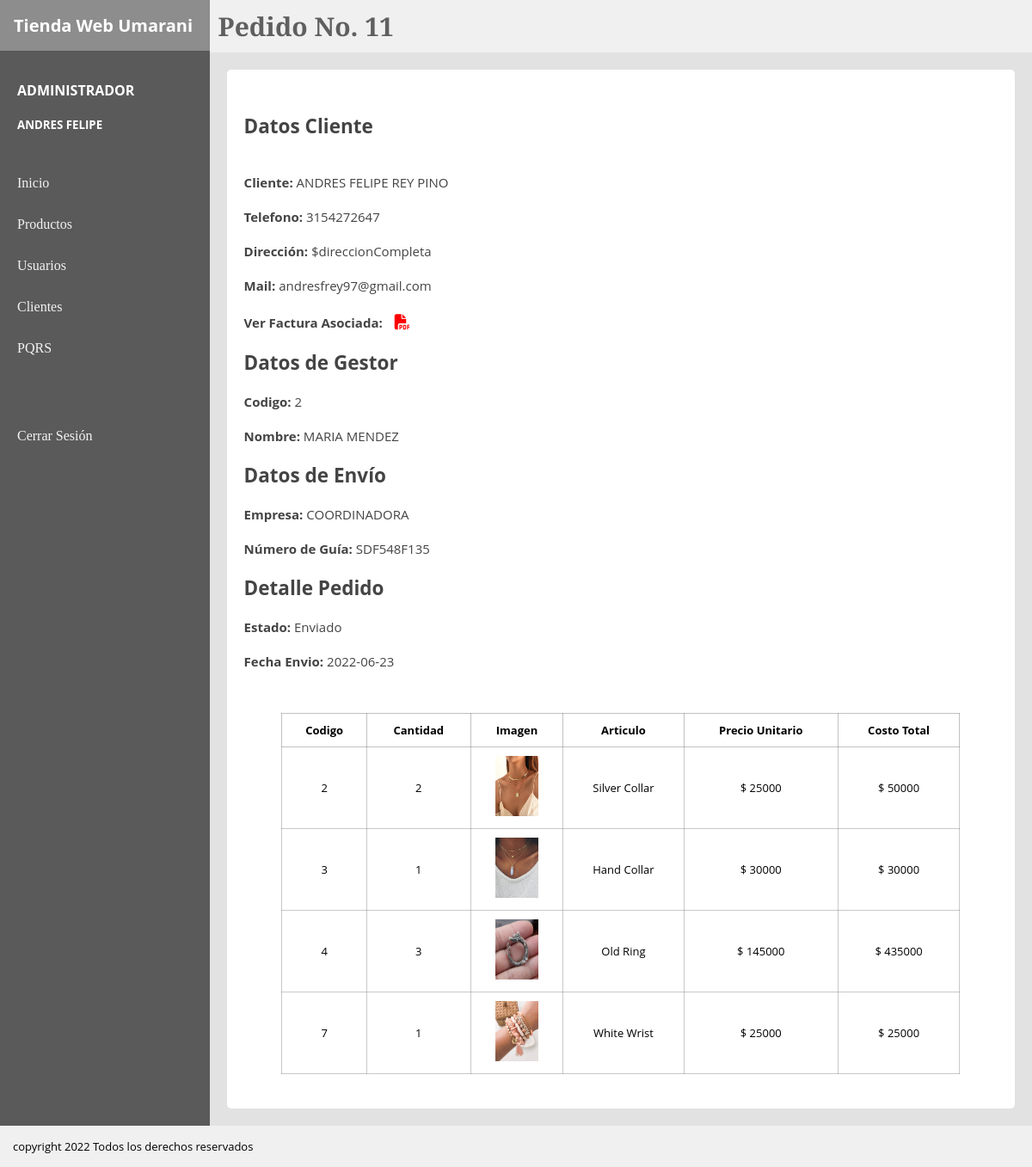
Page /Controller/mostrarDetallePedido.php?vis=11 (signed in) on the committed database.
### tables this page shows
CREATE TABLE `factura` (
  `facturaId` int(11) NOT NULL AUTO_INCREMENT,
  `facturaFecha` date NOT NULL,
  `facturaCostoTotal` int(11) NOT NULL,
  `facturaClienteDoc` varchar(50) NOT NULL,
  `factura_tipoPagoId` int(11) NOT NULL,
  `facturaClienteId` int(11) NOT NULL,
  `facturaClienteDireccion` varchar(250) NOT NULL,
  `facturaImpuestoId` int(11) NOT NULL,
  PRIMARY KEY (`facturaId`),
  KEY `fk_facturaClienteDoc` (`facturaClienteId`),
  KEY `fk_factura_tipoPagoId` (`factura_tipoPagoId`),
  KEY `impuestoId` (`facturaImpuestoId`),
  CONSTRAINT `fk_facturaClienteDoc` FOREIGN KEY (`facturaClienteId`) REFERENCES `cliente` (`clienteId`),
  CONSTRAINT `fk_factura_tipoPagoId` FOREIGN KEY (`factura_tipoPagoId`) REFERENCES `tipopago` (`tipoPagoId`)
);

CREATE TABLE `cliente` (
  `clienteId` int(11) NOT NULL AUTO_INCREMENT,
  `clienteNombre` varchar(50) NOT NULL,
  `clienteApellido` varchar(50) NOT NULL,
  `clienteTelefono` varchar(10) NOT NULL,
  `clienteEmail` varchar(150) NOT NULL,
  `clienteContraseña` varchar(10) NOT NULL,
  PRIMARY KEY (`clienteId`)
);

CREATE TABLE `despacho` (
  `despachoId` varchar(250) NOT NULL,
  `despachoempresaId` int(11) NOT NULL,
  `despachoPedidoId` int(11) NOT NULL,
  `despachoUsuarioId` int(11) NOT NULL,
  `despachoFecha` date NOT NULL,
  PRIMARY KEY (`despachoId`),
  KEY `despachoempresaId` (`despachoempresaId`),
  KEY `despachoPedidoId` (`despachoPedidoId`),
  KEY `despachoUsuarioId` (`despachoUsuarioId`),
  CONSTRAINT `despacho_ibfk_1` FOREIGN KEY (`despachoempresaId`) REFERENCES `empresaenvio` (`empresaId`),
  CONSTRAINT `despacho_ibfk_2` FOREIGN KEY (`despachoPedidoId`) REFERENCES `pedido` (`pedidoId`),
  CONSTRAINT `despacho_ibfk_3` FOREIGN KEY (`despachoUsuarioId`) REFERENCES `usuariotienda` (`usuarioId`)
);

CREATE TABLE `usuariotienda` (
  `usuarioId` int(11) NOT NULL AUTO_INCREMENT,
  `usuarioNombre` varchar(50) NOT NULL,
  `usuarioApellido` varchar(50) NOT NULL,
  `usuarioDoc` varchar(12) NOT NULL,
  `usuarioRolId` int(11) NOT NULL,
  `usuarioContraseña` varchar(10) NOT NULL,
  `usuarioEstado` varchar(12) NOT NULL,
  PRIMARY KEY (`usuarioId`),
  UNIQUE KEY `UQ_usuarioDoc` (`usuarioDoc`),
  KEY `fk_usuarioRolId` (`usuarioRolId`),
  CONSTRAINT `fk_usuarioRolId` FOREIGN KEY (`usuarioRolId`) REFERENCES `rol` (`rolId`)
);

CREATE TABLE `empresaenvio` (
  `empresaId` int(11) NOT NULL AUTO_INCREMENT,
  `empresaNombre` varchar(200) NOT NULL,
  PRIMARY KEY (`empresaId`)
);

CREATE TABLE `pedido` (
  `pedidoId` int(11) NOT NULL,
  `pedidoFechaInicio` date NOT NULL,
  `pedidoFechaFin` date DEFAULT NULL,
  `pedidoEstado` varchar(20) NOT NULL DEFAULT 'Pendiente',
  `pedidoClienteId` int(11) NOT NULL,
  `pedidoUsuarioId` int(11) DEFAULT NULL,
  `pedidoFacturaId` int(11) NOT NULL,
  `pedidoCostoTotal` int(11) NOT NULL,
  `pedidoDireccionId` bigint(20) NOT NULL,
  PRIMARY KEY (`pedidoId`),
  KEY `fk_pedidoFacturaId` (`pedidoFacturaId`),
  KEY `fk_ordenClienteId` (`pedidoClienteId`),
  KEY `fk_pedidoUsuarioId` (`pedidoUsuarioId`),
  KEY `direccionpedido` (`pedidoDireccionId`),
  CONSTRAINT `fk_ordenClienteId` FOREIGN KEY (`pedidoClienteId`) REFERENCES `cliente` (`clienteId`),
  CONSTRAINT `fk_pedidoFacturaId` FOREIGN KEY (`pedidoFacturaId`) REFERENCES `factura` (`facturaId`),
  CONSTRAINT `fk_pedidoUsuarioId` FOREIGN KEY (`pedidoUsuarioId`) REFERENCES `usuariotienda` (`usuarioId`)
);

CREATE TABLE `productoporpedido` (
  `prodPed_artId` int(11) NOT NULL,
  `prodPed_pedidoId` int(11) NOT NULL,
  `prodPedCant` int(11) NOT NULL,
  `prodPedValorArt` int(11) NOT NULL,
  KEY `fk_prodPed_artId` (`prodPed_artId`),
  KEY `fk_prodPed_pedidoId` (`prodPed_pedidoId`),
  CONSTRAINT `fk_prodPed_artId` FOREIGN KEY (`prodPed_artId`) REFERENCES `articulo` (`artId`),
  CONSTRAINT `fk_prodPed_pedidoId` FOREIGN KEY (`prodPed_pedidoId`) REFERENCES `pedido` (`pedidoId`)
);

CREATE TABLE `articulo` (
  `artId` int(11) NOT NULL AUTO_INCREMENT,
  `artNombre` varchar(150) NOT NULL,
  `artPrecio` int(11) NOT NULL,
  `artCantidad` int(11) NOT NULL,
  `artVista` varchar(250) NOT NULL,
  `artEstado` varchar(15) NOT NULL,
  `artCategoriaId` int(11) NOT NULL,
  PRIMARY KEY (`artId`),
  KEY `fk_artCategoriaId` (`artCategoriaId`),
  CONSTRAINT `fk_artCategoriaId` FOREIGN KEY (`artCategoriaId`) REFERENCES `categoria` (`categoriaId`)
);

### View/VerDetallePedido.php (the view, shortened to what this page needs)
<?php
    require_once('../Controller/mostrarDetallePedido.php');
?>
<!DOCTYPE html>
<html lang="en">
<head>
</head>
<body>
<link rel="stylesheet" href="../CSS/productosEstilos.css">
    <div class="padre">
        <div class="board">
            <div class="titulo">
                <h1>Tienda Web Umarani</h1>
            </div>
            <div class="usuario">
                <h4><?php echo "$_SESSION[rol] "; ?></h4>
                <h5><?php echo "$_SESSION[nombre] $_SESSION[apellido] "; ?></h5>
            </div>
            <nav class="secciones">
                <a href="#">Inicio</a>
                <a href="../View/Productos.php">Productos</a>
                <a href="../View/Usuarios.php">Usuarios</a>
                <a href="../View/adminClientes.php">Clientes</a>
                <a href="../View/PQRS.php">PQRS</a> <br><br><br>
                <a href="../Controller/cerrarSesion.php">Cerrar Sesión</a>
            </nav>
        </div>
        <div class="content">
        <header class="header">
            <h1>Pedido No. <?php echo "$id" ?></h1>
        </header>
        <section class="section">
            <div class="container">
                <div class="filtros" >
                        <h1>Datos Cliente</h1><br><br>
                        <p><b>Cliente: </b>  <?php echo "$nombre $apellido" ?></p><br>
                        <p><b>Telefono: </b>   <?php echo "$telefono" ?>   </p><br>
                        <p><b>Dirección: </b>  <?php echo "$direccion" ?> </p><br>
                        <p><b>Mail: </b>  andresfrey97@gmail.com </p><br>
                        <p> <b> Ver Factura Asociada: </b><a class="cancel" href="../Controller/ImprimirFactura.php?factId=<?php echo "$id" ?>"> <i class="fas fa-file-pdf"></i></a><br> </p><br>
                      <?php  if(isset($cGuia)) {   ?>
                        <h1>Datos de Gestor</h1> <br>
                        <p><b>Codigo:</b> <?php echo "$uCodigo" ?> </p><br>
                        <p><b>Nombre:</b> <?php echo "$uNombre $uApellido" ?></p><br>
                        <h1>Datos de Envío</h1> <br>
                        <p><b>Empresa:</b> <?php echo "$eLogistica" ?></p><br>
                        <p><b>Número de Guía:</b> <?php echo "$cGuia" ?></p><br>
                        <?php    }   ?>
                        <h1>Detalle Pedido</h1><br>
                        <p><b>Estado:</b> <?php if(isset($pedEstado)) {echo "$pedEstado"; } else {echo"Pendiente";} ?> </p><br>
                        <p><b>Fecha Envio:</b> <?php if(isset($estadoFecha)) {echo "$estadoFecha"; } else {echo"";} ?> </p><br>
                </div>
                <table>
                    <tr>
                        <th>Codigo</th>
                        <th>Cantidad</th>
                        <th>Imagen</th>
                        <th>Articulo</th>
                        <th>Precio Unitario</th>
                        <th>Costo Total</th>
                    </tr>
                     <?php
                        while($detPed = mysqli_fetch_array($detallePedido)){
                     ?>
                    <tr class="información" >
                        <td> <?php echo $detPed['artId']   ?></td>
                        <td> <?php echo $detPed['prodPedCant']   ?> </td>
                        <td> <img src="<?php echo $detPed['artVista']   ?>" alt=""> </td>
                        <td> <?php echo $detPed['artNombre']   ?></td>
                        <td> <?php echo "$ " . $detPed['artPrecio']   ?></td>
                        <td> <?php echo "$ " . $detPed['artPrecio'] * $detPed['prodPedCant']  ?></td>
                        <?php
                        }
                     ?>
                </table>
            </div>
        </section>
        </div>
    </div>
    <footer class="footer">
        <p>copyright 2022 Todos los derechos reservados</p>
    </footer>
</body>
</html>

### CSS/productosEstilos.css (style rules this page uses)
* { padding: 0px; margin: 0px; }
.padre { display: flex; }
.board { background: #5a5a5a; flex: 1 1 auto; height: auto; }
.titulo { background: #8d8d8d; padding: 10px; }
.titulo h1 { font-family: 'Open Sans', sans-serif; font-size: 20px; padding: 6px; color:rgb(255, 255, 255); }
.usuario { padding: 10px; margin-top: 15px; }
.usuario h4 { color: rgb(255, 255, 255); font-family: 'Open Sans', sans-serif; padding: 10px; }
.usuario h5 { color: rgb(255, 255, 255); font-family: 'Open Sans', sans-serif; padding: 10px; }
.secciones { padding: 10px; }
.secciones a { display: block; padding: 10px; color: rgb(243, 243, 243); text-decoration: none; margin-top: 10px; font-family: 'Bitter', serif; transition: 0.3s ease-in-out; }
.content { flex: 100 1 auto; }
.header { background: #f0f0f0; }
.header h1 { font-family: 'Bitter', serif; font-size: 30px; padding: 10px; color: rgb(95, 95, 95); }
.section { background: #e2e2e2; padding: 20px; min-height: 720px; }
.container { padding: 20px; border-radius: 5px; background: #ffffff; }
table { margin-left: auto; margin-right: auto; border: 1px solid rgba(95, 95, 95, 0.384); border-collapse: collapse; width: 90%; font-family: 'Open Sans', sans-serif; font-size: 13px; }
th { border: 1px solid rgba(95, 95, 95, 0.384); text-align: center; padding: 10px; }
td { border: 0.5px solid rgba(95, 95, 95, 0.336); padding: 10px; text-align: center; }
td img { width: 50px; height: 70px; }
.cancel { color: rgb(255, 0, 0); font-size: 18px; padding: 10px; }
.filtros { margin: 30px 0px; font-family: 'Open Sans', sans-serif; font-size: 15px; color: #444444; }
.footer { background: #f0f0f0; padding: 15px; font-family: 'Open Sans', sans-serif; font-size: 13px; }

### rows in the picture
factura: facturaClienteId.clienteNombre "ANDRES FELIPE", facturaClienteId.clienteApellido "REY PINO", facturaClienteId.clienteTelefono "3154272647", facturaClienteDireccion "$direccionCompleta"
despacho: despachoUsuarioId.usuarioId "2", despachoUsuarioId.usuarioNombre "MARIA", despachoUsuarioId.usuarioApellido "MENDEZ", despachoempresaId.empresaNombre "COORDINADORA", despachoId "SDF548F135", despachoPedidoId.pedidoEstado "Enviado", despachoFecha "2022-06-23"
productoporpedido: prodPed_artId.artId "2", prodPedCant "2", prodPed_artId.artVista (picture), prodPed_artId.artNombre "Silver Collar", prodPed_artId.artPrecio "25000", $detPed['artPrecio'] * $detPed['prodPedCant'] "50000"
productoporpedido: prodPed_artId.artId "3", prodPedCant "1", prodPed_artId.artVista (picture), prodPed_artId.artNombre "Hand Collar", prodPed_artId.artPrecio "30000", $detPed['artPrecio']*$detPed['prodPedCant'] "30000"
productoporpedido: prodPed_artId.artId "4", prodPedCant "3", prodPed_artId.artVista (picture), prodPed_artId.artNombre "Old Ring", prodPed_artId.artPrecio "145000", $detPed['artPrecio'] * $detPed['prodPedCant'] "435000"
productoporpedido: prodPed_artId.artId "7", prodPedCant "1", prodPed_artId.artVista (picture), prodPed_artId.artNombre "White Wrist", prodPed_artId.artPrecio "25000", $detPed['artPrecio']*$detPed['prodPedCant'] "25000"

### other values in the picture
$_SESSION[rol] "ADMINISTRADOR"
$_SESSION[nombre] "ANDRES"
$_SESSION[apellido] "FELIPE"
$id "11"
